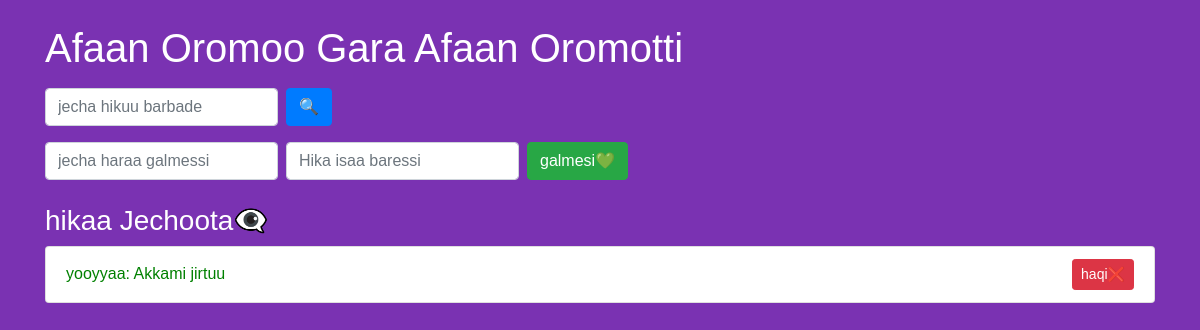
Before: / with the older database file.
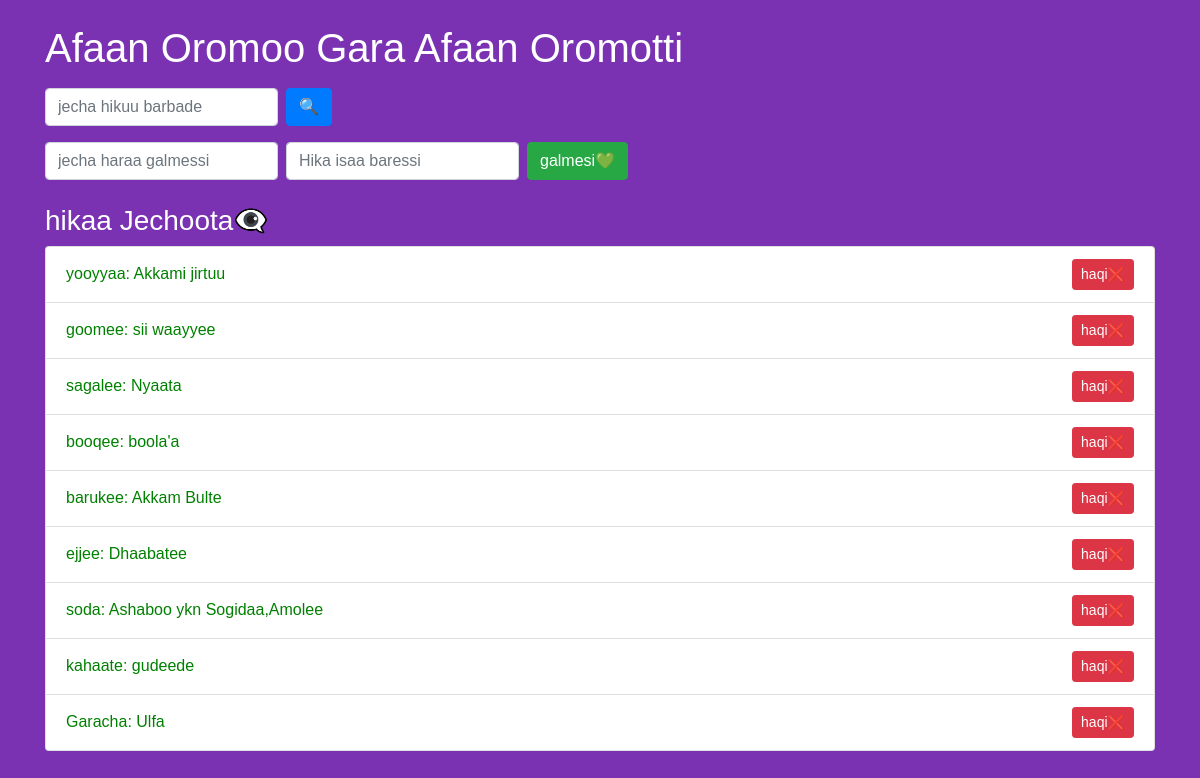
After: the same page with the newer database file.
### app.py (models this page shows)
class Father(db.Model):
    term = db.Column(db.String, primary_key=True)
    definition = db.Column(db.String)

### app.py (the view)
@app.route('/')
def index():
    all_terms = Father.query.all()
    return render_template('index.html', terms=all_terms)

### templates/index.html (shortened to what this page needs)
<!DOCTYPE html>
<html lang="en">
<head>
    <link rel="stylesheet" href="https://stackpath.bootstrapcdn.com/bootstrap/4.5.2/css/bootstrap.min.css">
</head>
<body>
<div class="container">
    <h1 class="mt-4">Afaan Oromoo Gara Afaan Oromotti</h1>
    <form method="POST" action="/search" class="form-inline mt-3">
        <input type="text" name="term" placeholder="jecha hikuu barbade" class="form-control mr-2">
        <button type="submit" class="btn btn-primary">🔍</button>
    </form>
    <form method="POST" action="/add" class="form-inline mt-3">
        <input type="text" name="new_term" placeholder="jecha haraa galmessi" class="form-control mr-2">
        <input type="text" name="new_definition" placeholder="Hika isaa baressi" class="form-control mr-2">
        <button type="submit" class="btn btn-success">galmesi💚</button>
    </form>
    <h3 class="mt-4">hikaa Jechoota👁‍🗨</h3>
    <ul class="list-group mt-2">
        {% for term in terms %}
            <li class="list-group-item d-flex justify-content-between align-items-center">
                {{ term.term }}: {{ term.definition }}
                <form method="POST" action="/delete/{{ term.term }}" style="display:inline;">
                    <button type="submit" class="btn btn-danger btn-sm">haqi❌</button>
                </form>
            </li>
        {% endfor %}
    </ul>
</div>
</body>
</html>

### templates/index.html (style rules this page uses)
body { font-family: Arial, sans-serif; margin: 0; padding: 0; background-color: #7A32B2; color: white; }
ul { color: green; }

Changed rows visible on the page:
added Father: term "goomee", definition "sii waayyee"
added Father: term "sagalee", definition "Nyaata"
added Father: term "booqee", definition "boola'a"
added Father: term "barukee", definition "Akkam Bulte"
added Father: term "ejjee", definition "Dhaabatee"
added Father: term "soda", definition "Ashaboo ykn Sogidaa,Amolee"
added Father: term "kahaate", definition "gudeede"
added Father: term "Garacha", definition "Ulfa"
